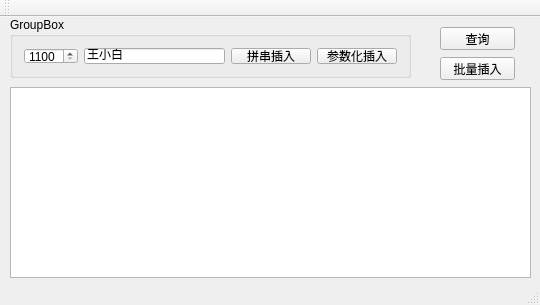
<?xml version="1.0" encoding="UTF-8"?>
<ui version="4.0">
 <class>MainWindow</class>
 <widget class="QMainWindow" name="MainWindow">
  <property name="geometry">
   <rect>
    <x>0</x>
    <y>0</y>
    <width>540</width>
    <height>305</height>
   </rect>
  </property>
  <property name="windowTitle">
   <string>MainWindow</string>
  </property>
  <widget class="QWidget" name="centralWidget">
   <widget class="QPushButton" name="pushButton">
    <property name="geometry">
     <rect>
      <x>440</x>
      <y>10</y>
      <width>75</width>
      <height>23</height>
     </rect>
    </property>
    <property name="text">
     <string>查询</string>
    </property>
   </widget>
   <widget class="QPlainTextEdit" name="plainTextEdit">
    <property name="geometry">
     <rect>
      <x>10</x>
      <y>70</y>
      <width>521</width>
      <height>191</height>
     </rect>
    </property>
   </widget>
   <widget class="QPushButton" name="pushButton_3">
    <property name="geometry">
     <rect>
      <x>440</x>
      <y>40</y>
      <width>75</width>
      <height>23</height>
     </rect>
    </property>
    <property name="text">
     <string>批量插入</string>
    </property>
   </widget>
   <widget class="QGroupBox" name="groupBox">
    <property name="geometry">
     <rect>
      <x>10</x>
      <y>0</y>
      <width>401</width>
      <height>61</height>
     </rect>
    </property>
    <property name="title">
     <string>GroupBox</string>
    </property>
    <layout class="QHBoxLayout" name="horizontalLayout">
     <item>
      <widget class="QSpinBox" name="spinBox">
       <property name="minimum">
        <number>1100</number>
       </property>
       <property name="maximum">
        <number>1999</number>
       </property>
      </widget>
     </item>
     <item>
      <widget class="QLineEdit" name="lineEdit">
       <property name="text">
        <string>王小白</string>
       </property>
      </widget>
     </item>
     <item>
      <widget class="QPushButton" name="pushButton_2">
       <property name="text">
        <string>拼串插入</string>
       </property>
      </widget>
     </item>
     <item>
      <widget class="QPushButton" name="pushButton_4">
       <property name="text">
        <string>参数化插入</string>
       </property>
      </widget>
     </item>
    </layout>
   </widget>
  </widget>
  <widget class="QMenuBar" name="menuBar">
   <property name="geometry">
    <rect>
     <x>0</x>
     <y>0</y>
     <width>540</width>
     <height>23</height>
    </rect>
   </property>
  </widget>
  <widget class="QToolBar" name="mainToolBar">
   <attribute name="toolBarArea">
    <enum>TopToolBarArea</enum>
   </attribute>
   <attribute name="toolBarBreak">
    <bool>false</bool>
   </attribute>
  </widget>
  <widget class="QStatusBar" name="statusBar"/>
 </widget>
 <layoutdefault spacing="6" margin="11"/>
 <resources/>
 <connections/>
</ui>
